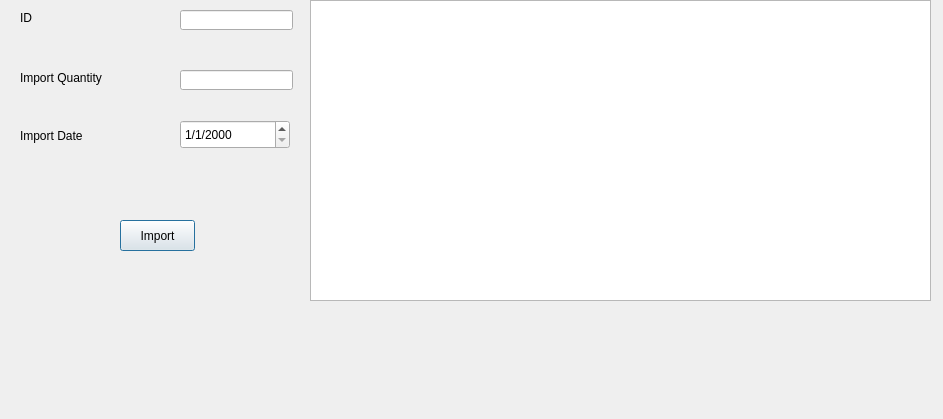
<?xml version="1.0" encoding="UTF-8"?>
<ui version="4.0">
 <class>ImportItem</class>
 <widget class="QDialog" name="ImportItem">
  <property name="windowModality">
   <enum>Qt::WindowModality::WindowModal</enum>
  </property>
  <property name="geometry">
   <rect>
    <x>0</x>
    <y>0</y>
    <width>943</width>
    <height>419</height>
   </rect>
  </property>
  <property name="windowTitle">
   <string>Import an Item</string>
  </property>
  <property name="inputMethodHints">
   <set>Qt::InputMethodHint::ImhExclusiveInputMask</set>
  </property>
  <widget class="QPushButton" name="btnImport">
   <property name="geometry">
    <rect>
     <x>120</x>
     <y>220</y>
     <width>75</width>
     <height>31</height>
    </rect>
   </property>
   <property name="font">
    <font>
     <pointsize>9</pointsize>
    </font>
   </property>
   <property name="text">
    <string>Import</string>
   </property>
  </widget>
  <widget class="QLabel" name="label">
   <property name="geometry">
    <rect>
     <x>20</x>
     <y>10</y>
     <width>121</width>
     <height>16</height>
    </rect>
   </property>
   <property name="font">
    <font>
     <pointsize>9</pointsize>
    </font>
   </property>
   <property name="text">
    <string>ID</string>
   </property>
  </widget>
  <widget class="QLineEdit" name="txtID">
   <property name="geometry">
    <rect>
     <x>180</x>
     <y>10</y>
     <width>113</width>
     <height>20</height>
    </rect>
   </property>
   <property name="font">
    <font>
     <pointsize>9</pointsize>
    </font>
   </property>
  </widget>
  <widget class="QLabel" name="lblInfo">
   <property name="geometry">
    <rect>
     <x>80</x>
     <y>160</y>
     <width>181</width>
     <height>41</height>
    </rect>
   </property>
   <property name="text">
    <string/>
   </property>
  </widget>
  <widget class="QLineEdit" name="txtImportCount">
   <property name="geometry">
    <rect>
     <x>180</x>
     <y>70</y>
     <width>113</width>
     <height>20</height>
    </rect>
   </property>
   <property name="font">
    <font>
     <pointsize>9</pointsize>
    </font>
   </property>
  </widget>
  <widget class="QLabel" name="label_3">
   <property name="geometry">
    <rect>
     <x>20</x>
     <y>70</y>
     <width>121</width>
     <height>16</height>
    </rect>
   </property>
   <property name="font">
    <font>
     <pointsize>9</pointsize>
    </font>
   </property>
   <property name="text">
    <string>Import Quantity</string>
   </property>
  </widget>
  <widget class="QLabel" name="label_4">
   <property name="geometry">
    <rect>
     <x>20</x>
     <y>125</y>
     <width>121</width>
     <height>21</height>
    </rect>
   </property>
   <property name="font">
    <font>
     <pointsize>9</pointsize>
    </font>
   </property>
   <property name="text">
    <string>Import Date</string>
   </property>
  </widget>
  <widget class="QDateEdit" name="dateImport">
   <property name="geometry">
    <rect>
     <x>180</x>
     <y>120</y>
     <width>110</width>
     <height>29</height>
    </rect>
   </property>
   <property name="maximumDateTime">
    <datetime>
     <hour>23</hour>
     <minute>59</minute>
     <second>59</second>
     <year>9999</year>
     <month>12</month>
     <day>30</day>
    </datetime>
   </property>
   <property name="currentSection">
    <enum>QDateTimeEdit::Section::DaySection</enum>
   </property>
   <property name="displayFormat">
    <string>d/M/yyyy</string>
   </property>
  </widget>
  <widget class="QTableView" name="tableView">
   <property name="geometry">
    <rect>
     <x>310</x>
     <y>0</y>
     <width>621</width>
     <height>301</height>
    </rect>
   </property>
  </widget>
 </widget>
 <resources/>
 <connections/>
</ui>
